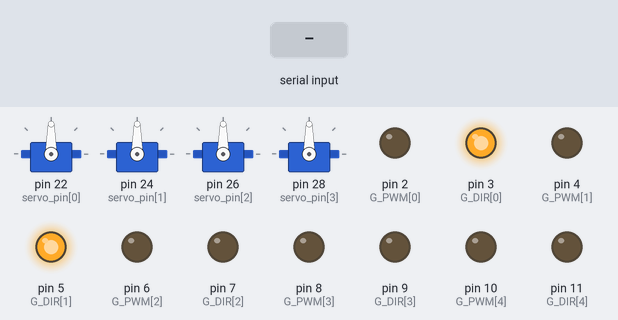
Recording of a sketch running on a simulated Arduino Mega 2560, built with avr-gcc and run on an emulated ATmega2560. On the bench: 4 × servo, output pins drawn as LEDs (lit = HIGH). The inputs (shaded band) are chosen by the test bench. What the sketch prints to the serial monitor is not drawn.

Above: at 1.2 s.
1.3 s: "90,45,200,10,150,30\n" received over the second serial link
Timing chart, 0 to 4.3 s (numbered marks = the images above; inputs shaded):
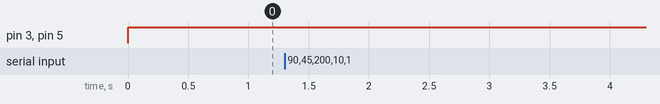

The sketch:

R2_mega.ino
```cpp
// Gripper lift pins
#include <Servo.h>

int Mode_G = 0;
int Select_G = 0;
int O_C_Grip = 0;
int Grip_speed = 0;
int Grip_V_move = 0;


Servo servo[4];// create servo object to control a servo
//Servo myservo2;
//Servo myservo3;

int servo_pin[4] = {22, 24, 26, 28};
int servo_angle[4] = {90, 90, 90, 90};

int S_V = 0;
int S_Grip = 0;

int G_DIR[5] = {3, 5, 7, 9, 11};
int G_PWM[5] = {2, 4, 6, 8, 10};

int stepen[5] =  {23, 29, 35, 41, 47};
int steps[5] =   {25, 31, 37, 43, 49};
int stepdir[5] = {27, 33, 39, 45, 51};

int shootcount = 0;
int stepcount[5] = {1800, -1000, -1200, 1700, 1600};
int stepcount_2[5] = { -1800, 1000, 1200, -1700, 1600};

int Timehalt[5] = {1830, 5960, 3550, 760, 1000}; // mm per 100ms {3.6 , 3.15,5.55,5.1,5.1}

char command = 0;
int count = 0;
int bc = 0;

//const int RELAY_PIN[5] = {22, 24, 26, 28, 30};


void setup() {
  // initialize both serial ports:
  Serial.begin(115200);
  Serial.print("Code begin");
  Serial2.begin(115200);


  for (int st = 0; st <= 4; st++) {
    // pinMode(stepen[st], OUTPUT);
    //pinMode(steps[st], OUTPUT);
    //pinMode(stepdir[st], OUTPUT);
    pinMode(G_PWM[st], OUTPUT);
    pinMode(G_DIR[st], OUTPUT);
  }
  for (int st = 0; st <= 3; st++) {

    servo[st].attach(servo_pin[st]);
    //igitalWrite(stepen[st], HIGH);
    //delay(100);
    //digitalWrite(stepen[st], LOW);
  }

}

void loop() {

  recieve_and_decode();

  Run_Grip();
  scissor_lift() ;

}


void Run_Grip()
{

  for (int e = 0; e <= 1; e++) {


    if (Grip_V_move == 1)
    {
      digitalWrite(G_DIR[e], HIGH);
      analogWrite(G_PWM[e], 255);

    }
    else if (Grip_V_move == -1) {
      digitalWrite(G_DIR[e], LOW);
      analogWrite(G_PWM[e], 255);

    }
    else {
      digitalWrite(G_DIR[e], HIGH);
      analogWrite(G_PWM[e], 0);

    }
  }

  if (Mode_G == 1) {
    if (O_C_Grip == 0) {
      servo[0].write(servo_angle[0] + int((Grip_speed*0.00392) *90));
      servo[1].write(servo_angle[1] - int((Grip_speed*0.00392) *90));
      servo[2].write(servo_angle[2] - int((Grip_speed*0.00392) *90));
      servo[3].write(servo_angle[3] - int((Grip_speed*0.00392) *90));
    }
    else  {
      servo[0].write(servo_angle[0] - int((Grip_speed*0.00392) *90));
      servo[1].write(servo_angle[1] + int((Grip_speed*0.00392) *90));
      servo[2].write(servo_angle[2] + int((Grip_speed*0.00392) *90));
      servo[3].write(servo_angle[3] + int((Grip_speed*0.00392) *90));
    }


  }

  else if (Mode_G == 0) {

    if (O_C_Grip == 0) {
      servo[Select_G].write(servo_angle[Select_G] - int((Grip_speed*0.00392) *90));
      servo_angle[Select_G] = 90+ int((Grip_speed*0.00392) *90);
     // Serial.println(servo_angle[Select_G]);
      servo[0].write(servo_angle[0]);
      servo[1].write(servo_angle[1]);
      servo[2].write(servo_angle[2]);
      servo[3].write(servo_angle[3]);
      //servo[1].write((Grip_speed / 255).toInt());
      //servo[2].write((Grip_speed / 255).toInt());
      //servo[3].write((Grip_speed / 255).toInt());
    }
    else {
      servo_angle[Select_G] = 90- int((Grip_speed*0.00392) *90);
      servo[Select_G].write(servo_angle[Select_G] );
    //  Serial.println(servo_angle[Select_G]);
    }
  }
  else if (Mode_G == 2) {
    servo[0].write(servo_angle[0]);
    servo[1].write(servo_angle[1]);
    servo[2].write(servo_angle[2]);
    servo[3].write(servo_angle[3]);
  }

   for (int e = 0; e <= 1; e++) {


    if (S_V == 1)
    {
      digitalWrite(G_DIR[e], HIGH);
      analogWrite(G_PWM[e], 100);

    }
    else if (S_V == -1) {
      digitalWrite(G_DIR[e], LOW);
      analogWrite(G_PWM[e], 100);

    }
    else {
      digitalWrite(G_DIR[e], HIGH);
      analogWrite(G_PWM[e], 0);

    }
  }


}

void recieve_and_decode() {


  //   read from port 1, send to port 0:
  String inByte = "0";
  if (Serial2.available()) {
    String temp = Serial2.readStringUntil('::');
    if (temp.length() >= 17 && temp.length() <= 23 ) {

      inByte = temp;
      //Serial.println(inByte);

      int data_size = 0;
      String data[7] ;
      int last_pos = 3;

      if (inByte[3] == '#') {
        last_pos = 4 ;
      }
      else {
        last_pos = 3 ;
      }

      for (int i = 3; i <= inByte.length(); i++) {
        if (char(inByte[i]) == '@') {

          String val = "";
          for (int j = last_pos + 1 ; j < i; j++) {
            val += inByte[j];
          }
          last_pos = i;
          data[data_size] = val;
          data_size += 1;
          //Serial.println(val);

        }

      }
      String prt = "";
      for (int x = 0 ; x <= 6 ; x++) {
        prt = prt + data[x] + "  ";
        if (x< 5){
       Serial.print(servo_angle[x]);
       Serial.print("  ");
        }
        }

      Mode_G = (data[0].toInt());
      Select_G = (data[1].toInt());
      O_C_Grip = (data[2].toInt());
      Grip_speed = (data[3].toInt());
      Grip_V_move = (data[4].toInt());
      S_V = (data[5].toInt());
      S_Grip = (data[6].toInt());


      Serial.print("  ");
      Serial.println(prt);
    }
  }
  //delay(10);
}

void scissor_lift() {

  //int S_V = 0;
  //int S_Grip = 0;

  if (S_V == 1) {
    digitalWrite(G_DIR[3], LOW);
    analogWrite(G_PWM[3], 150);
    digitalWrite(G_DIR[4], LOW);
    analogWrite(G_PWM[4], 150);
   // Serial.println("clockwise");
  }
  else if (S_V == -1) {
    digitalWrite(G_DIR[3], HIGH);
    analogWrite(G_PWM[3], 150);
    digitalWrite(G_DIR[4], HIGH);
    analogWrite(G_PWM[4], 150);
 //      Serial.println("Counter_clockwise");
  }
  else {

    digitalWrite(G_DIR[3], LOW);
    analogWrite(G_PWM[3], 0);
    digitalWrite(G_DIR[4], LOW);
    analogWrite(G_PWM[4], 0);
  }

  }
```

Measured:
- after the input at 1.3 s, every drawn part: stays the same
